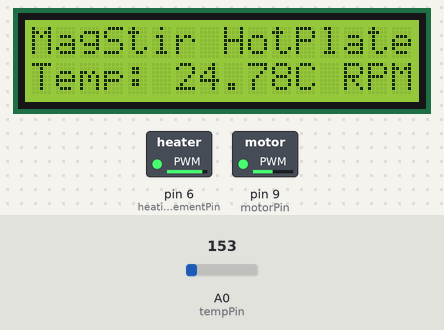
The sketch below on a simulated Arduino Uno, built with avr-gcc and run on an emulated ATmega328P. On the bench: 16×2 character LCD, switched loads named in the sketch (green lamp = pin HIGH). The test bench sets the inputs (shaded band); at power-on: A0 (tempPin) = 153. What the sketch prints to the serial monitor is not drawn.

Above: at 1.2 s.
1.3 s: A0 (tempPin) set to 165
At 1.9 s:
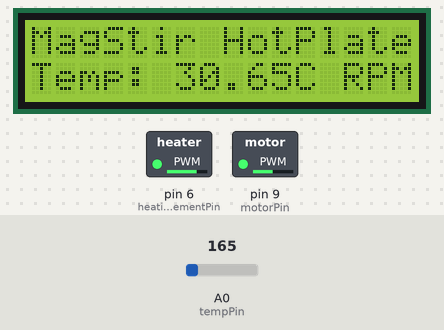
3.5 s: A0 (tempPin) set to 221
At 3.9 s:
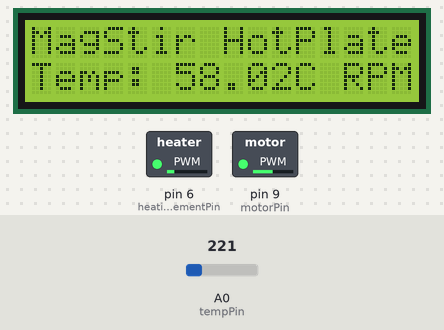
5.5 s: A0 (tempPin) set to 191
At 5.8 s:
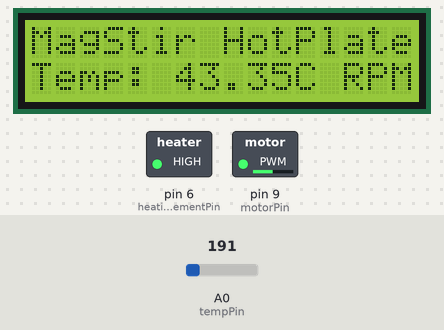
Timing chart, 0 to 8.5 s (numbered marks = the images above; inputs shaded):
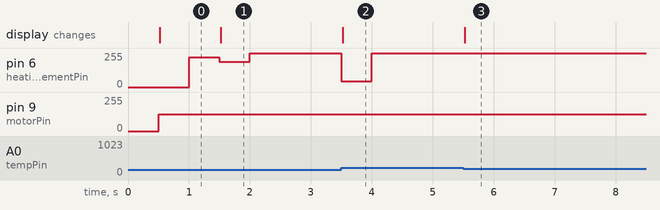

The sketch:

main.ino
```cpp
// UNTESTED CODE - FOR PLANNING PURPOSES ONLY

#include <LiquidCrystal_I2C.h> // LCD library for I2C LCD
#include <PID_v1.h>            // PID controller library for temperature regulation

// Pin Definitions
const int motorPin = 9;          // PWM pin for motor control
const int tempPin = A0;          // Analog pin for temperature sensor (e.g., LM35)
const int heatingElementPin = 6; // PWM pin for heating element control (e.g., SSR)

// LCD Setup
LiquidCrystal_I2C lcd(0x27, 16, 2); // LCD address 0x27, 16 columns, 2 rows

// Motor control variables
int motorSpeed = 0;     // PWM value for motor speed
int motorRPM = 1000;    // Desired motor RPM (modifiable)
int motorMinRPM = 50;   // Minimum RPM
int motorMaxRPM = 2000; // Maximum RPM

// Temperature Control (PID setup)
double setpoint = 100.0; // Desired temperature in Celsius (modifiable)
double inputTemp = 0.0;  // Current temperature from sensor
double outputTemp = 0.0; // Output to control heating element

// PID variables
double Kp = 2.0, Ki = 5.0, Kd = 1.0; // PID constants
PID tempPID(&inputTemp, &outputTemp, &setpoint, Kp, Ki, Kd, DIRECT);

// Timers for non-blocking delays
unsigned long previousMillis = 0;
const long interval = 500; // Update interval (500ms)

// Setup code to initialize components
void setup()
{
    // Initialize LCD
    lcd.begin(16, 2);
    lcd.print("MagStir HotPlate");

    // Initialize motor pin
    pinMode(motorPin, OUTPUT);

    // Initialize heating element pin
    pinMode(heatingElementPin, OUTPUT);

    // Initialize PID controller
    tempPID.SetMode(AUTOMATIC);

    // Start serial communication for debugging
    Serial.begin(9600);
}

// Function to read temperature from sensor
float readTemperature()
{
    int rawValue = analogRead(tempPin);
    float voltage = rawValue * (5.0 / 1023.0);  // Convert to voltage
    float temperatureC = (voltage - 0.5) * 100; // Assuming LM35 temp sensor
    return temperatureC;
}

// Function to update the motor speed (non-blocking)
void updateMotorSpeed()
{
    motorSpeed = map(motorRPM, motorMinRPM, motorMaxRPM, 0, 255);
    analogWrite(motorPin, motorSpeed); // Control motor speed via PWM
}

// Function to update temperature control (PID loop)
void updateTemperatureControl()
{
    inputTemp = readTemperature();              // Get current temperature
    tempPID.Compute();                          // Run PID control loop
    analogWrite(heatingElementPin, outputTemp); // Control heating element (SSR)
}

// Main loop, runs periodically
void loop()
{
    unsigned long currentMillis = millis();

    // Check if it's time to update the motor and temperature control
    if (currentMillis - previousMillis >= interval)
    {
        // Save the last time we updated
        previousMillis = currentMillis;

        // Update motor speed
        updateMotorSpeed();

        // Update temperature control
        updateTemperatureControl();

        // Display current data on LCD
        lcd.setCursor(0, 1);
        lcd.print("Temp: ");
        lcd.print(inputTemp);
        lcd.print("C RPM: ");
        lcd.print(motorRPM);

        // Print debug info to Serial Monitor
        Serial.print("Temp: ");
        Serial.print(inputTemp);
        Serial.print(" RPM: ");
        Serial.println(motorRPM);
    }
}
```

Measured:
- after the input at 1.3 s, pin 6 (heatingElementPin): 225/255 → 189/255 after 0.20 s, → 255/255 0.50 s later; the display: changes after 0.22 s (image 1)
- after the input at 3.5 s, pin 6 (heatingElementPin): 255/255 → 45/255 at once, → 255/255 0.50 s later; the display: changes at once (image 2)
- after the input at 5.5 s, the display: changes at once (image 3)
